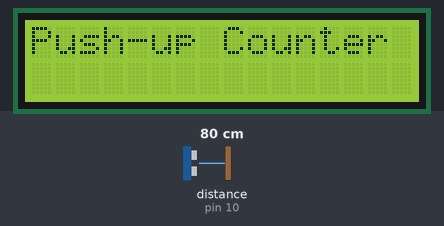
This sketch was run on a simulated Arduino Uno, built with avr-gcc and run on an emulated ATmega328P. Parts: 16×2 character LCD. Wiring (inferred from the names in the program): ultrasonic range finder: trigger pin 9; echo pin 10. Inputs (shaded band) come from the test bench; at power-on: distance to the obstacle (sensor on pin 10) 80 cm. The echo pulse lasts 58.3 µs per cm.

Above: at 0.1 s.
At 2.2 s:
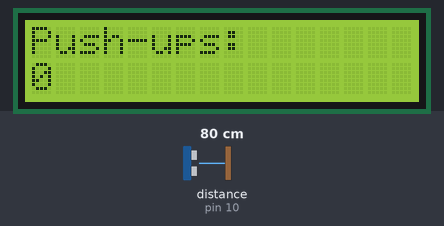

The sketch:

pushup.ino
```cpp
#include <Wire.h>
#include <LiquidCrystal_I2C.h>

#define trigPin 9
#define echoPin 10

LiquidCrystal_I2C lcd(0x27, 16, 2);

int count = 0;
bool isDown = false;

int downThreshold = 12;
int upThreshold = 22;

void setup() {
  lcd.init();
  lcd.backlight();

  pinMode(trigPin, OUTPUT);
  pinMode(echoPin, INPUT);

  lcd.setCursor(0, 0);
  lcd.print("Push-up Counter");
  delay(2000);
  lcd.clear();
}

long getDistance() {
  digitalWrite(trigPin, LOW);
  delayMicroseconds(2);

  digitalWrite(trigPin, HIGH);
  delayMicroseconds(10);
  digitalWrite(trigPin, LOW);

  long duration = pulseIn(echoPin, HIGH);
  long distance = duration * 0.034 / 2;
  return distance;
}

void loop() {
  long distance = getDistance();

  if (distance < downThreshold) {
    isDown = true;
  }

  if (distance > upThreshold && isDown) {
    count++;
    isDown = false;
  }

  lcd.setCursor(0, 0);
  lcd.print("Push-ups:     ");
  lcd.setCursor(0, 1);
  lcd.print(count);

  delay(150);
}
```
